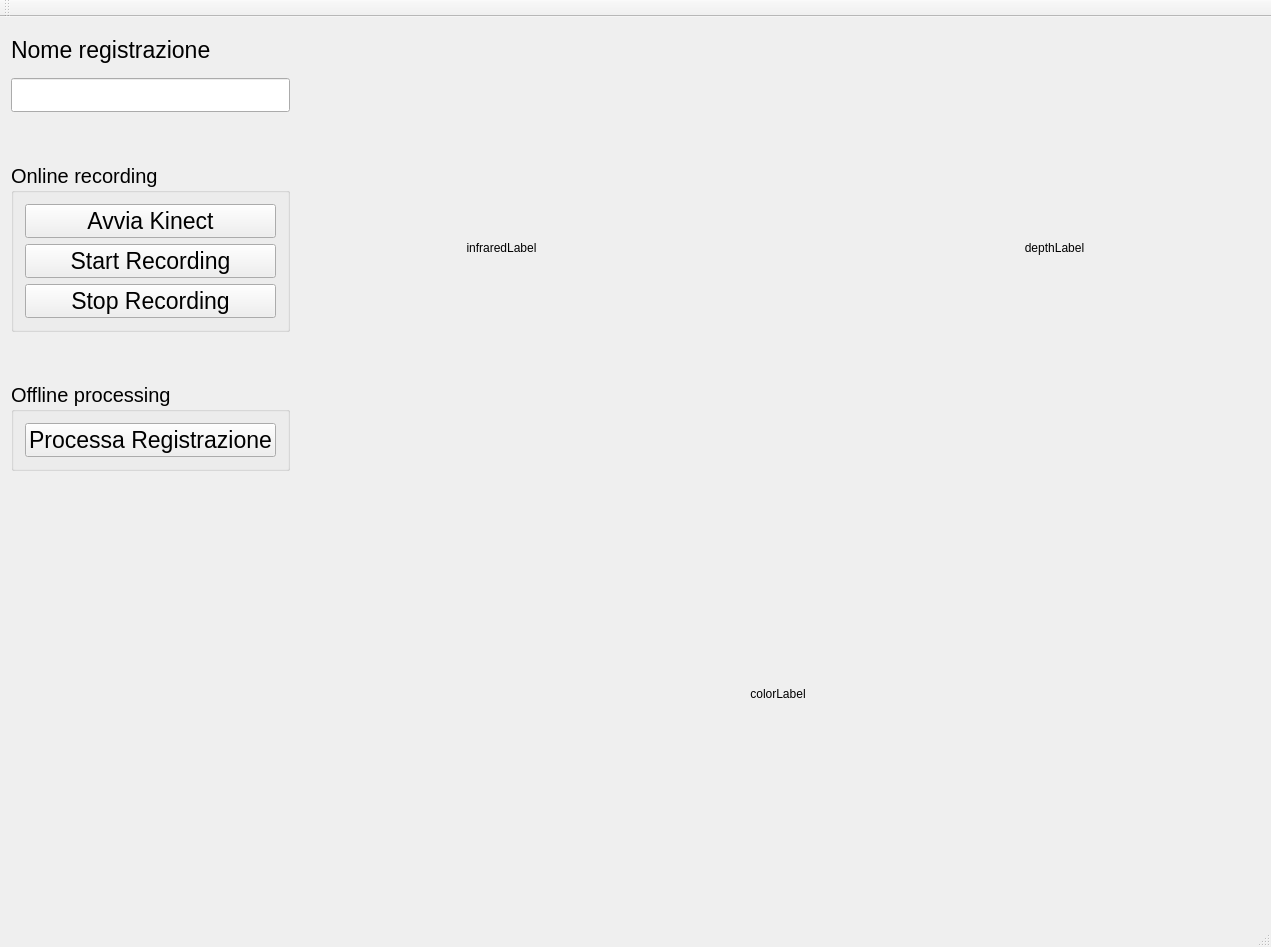
<?xml version="1.0" encoding="UTF-8"?>
<ui version="4.0">
 <class>MainWindowClass</class>
 <widget class="QMainWindow" name="MainWindowClass">
  <property name="geometry">
   <rect>
    <x>0</x>
    <y>0</y>
    <width>1271</width>
    <height>947</height>
   </rect>
  </property>
  <property name="windowTitle">
   <string>QtWidgetsApplication1</string>
  </property>
  <widget class="QWidget" name="centralWidget">
   <layout class="QHBoxLayout" name="horizontalLayout_2" stretch="1,4">
    <item>
     <layout class="QVBoxLayout" name="verticalLayout" stretch="1,1,1,1,1,1,10">
      <item>
       <widget class="QLabel" name="label">
        <property name="font">
         <font>
          <pointsize>17</pointsize>
         </font>
        </property>
        <property name="text">
         <string>Nome registrazione</string>
        </property>
       </widget>
      </item>
      <item>
       <widget class="QLineEdit" name="fileNameInput">
        <property name="font">
         <font>
          <pointsize>17</pointsize>
         </font>
        </property>
       </widget>
      </item>
      <item>
       <spacer name="verticalSpacer_2">
        <property name="orientation">
         <enum>Qt::Orientation::Vertical</enum>
        </property>
        <property name="sizeHint" stdset="0">
         <size>
          <width>20</width>
          <height>40</height>
         </size>
        </property>
       </spacer>
      </item>
      <item>
       <widget class="QGroupBox" name="groupBox">
        <property name="font">
         <font>
          <pointsize>15</pointsize>
         </font>
        </property>
        <property name="title">
         <string>Online recording</string>
        </property>
        <layout class="QVBoxLayout" name="verticalLayout_3">
         <item>
          <widget class="QPushButton" name="avviaKinect">
           <property name="font">
            <font>
             <pointsize>17</pointsize>
            </font>
           </property>
           <property name="text">
            <string>Avvia Kinect</string>
           </property>
           <property name="autoDefault">
            <bool>false</bool>
           </property>
          </widget>
         </item>
         <item>
          <widget class="QPushButton" name="startRecordingButton">
           <property name="font">
            <font>
             <pointsize>17</pointsize>
            </font>
           </property>
           <property name="text">
            <string>Start Recording</string>
           </property>
           <property name="autoDefault">
            <bool>false</bool>
           </property>
          </widget>
         </item>
         <item>
          <widget class="QPushButton" name="stopRecordingButton">
           <property name="font">
            <font>
             <pointsize>17</pointsize>
            </font>
           </property>
           <property name="text">
            <string>Stop Recording</string>
           </property>
          </widget>
         </item>
        </layout>
       </widget>
      </item>
      <item>
       <spacer name="verticalSpacer_3">
        <property name="orientation">
         <enum>Qt::Orientation::Vertical</enum>
        </property>
        <property name="sizeHint" stdset="0">
         <size>
          <width>20</width>
          <height>40</height>
         </size>
        </property>
       </spacer>
      </item>
      <item>
       <widget class="QGroupBox" name="groupBox_2">
        <property name="font">
         <font>
          <pointsize>15</pointsize>
         </font>
        </property>
        <property name="title">
         <string>Offline processing</string>
        </property>
        <layout class="QVBoxLayout" name="verticalLayout_4">
         <item>
          <widget class="QPushButton" name="pushButtoprocessfileP">
           <property name="font">
            <font>
             <pointsize>17</pointsize>
            </font>
           </property>
           <property name="text">
            <string>Processa Registrazione</string>
           </property>
          </widget>
         </item>
        </layout>
       </widget>
      </item>
      <item>
       <spacer name="verticalSpacer">
        <property name="orientation">
         <enum>Qt::Orientation::Vertical</enum>
        </property>
        <property name="sizeHint" stdset="0">
         <size>
          <width>20</width>
          <height>40</height>
         </size>
        </property>
       </spacer>
      </item>
     </layout>
    </item>
    <item>
     <layout class="QVBoxLayout" name="verticalLayout_2">
      <item>
       <layout class="QHBoxLayout" name="horizontalLayout_3" stretch="3,1,3">
        <item>
         <widget class="QLabel" name="infraredLabel">
          <property name="text">
           <string>infraredLabel</string>
          </property>
          <property name="alignment">
           <set>Qt::AlignmentFlag::AlignCenter</set>
          </property>
         </widget>
        </item>
        <item>
         <spacer name="horizontalSpacer">
          <property name="orientation">
           <enum>Qt::Orientation::Horizontal</enum>
          </property>
          <property name="sizeHint" stdset="0">
           <size>
            <width>40</width>
            <height>20</height>
           </size>
          </property>
         </spacer>
        </item>
        <item>
         <widget class="QLabel" name="depthLabel">
          <property name="text">
           <string>depthLabel</string>
          </property>
          <property name="alignment">
           <set>Qt::AlignmentFlag::AlignCenter</set>
          </property>
         </widget>
        </item>
       </layout>
      </item>
      <item>
       <widget class="QLabel" name="colorLabel">
        <property name="enabled">
         <bool>true</bool>
        </property>
        <property name="text">
         <string>colorLabel</string>
        </property>
        <property name="alignment">
         <set>Qt::AlignmentFlag::AlignCenter</set>
        </property>
       </widget>
      </item>
     </layout>
    </item>
   </layout>
  </widget>
  <widget class="QMenuBar" name="menuBar">
   <property name="geometry">
    <rect>
     <x>0</x>
     <y>0</y>
     <width>1271</width>
     <height>21</height>
    </rect>
   </property>
  </widget>
  <widget class="QToolBar" name="mainToolBar">
   <attribute name="toolBarArea">
    <enum>TopToolBarArea</enum>
   </attribute>
   <attribute name="toolBarBreak">
    <bool>false</bool>
   </attribute>
  </widget>
  <widget class="QStatusBar" name="statusBar"/>
 </widget>
 <layoutdefault spacing="6" margin="11"/>
 <resources>
  <include location="MainWindow.qrc"/>
 </resources>
 <connections/>
</ui>
